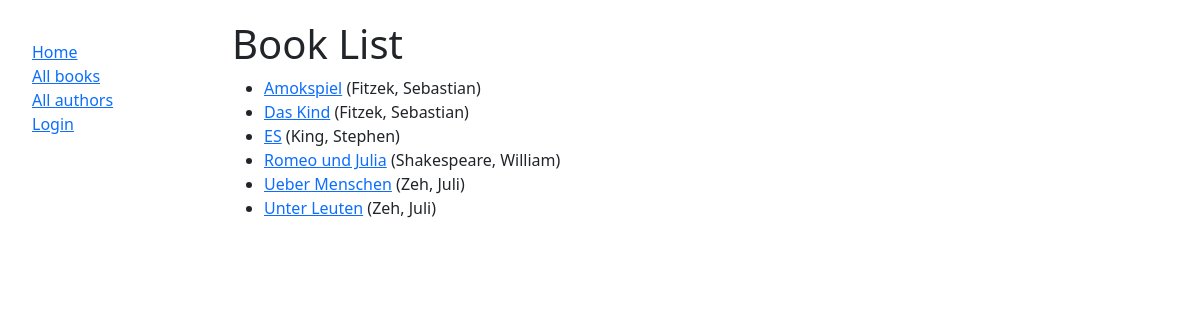
Page /catalog/books on the committed database.
### catalog/models.py (models this page shows, shortened)
class Book(models.Model):
    title = models.CharField(max_length=200)
    author = models.ForeignKey('Author', on_delete=models.SET_NULL, null=True)
    summary = models.TextField(max_length=1000, help_text='Enter a brief description of the book')
    isbn = models.CharField('ISBN', max_length=13, unique=True, help_text='13 Character <a href="https://www.isbn-international.org/content/what-isbn">ISBN number</a>')
    genre = models.ManyToManyField(Genre, help_text='Select a genre for this book')
    def get_absolute_url(self):
        return reverse('book-detail', args=[str(self.id)])
    def display_genre(self):
        """Create a string for the Genre. This is required to display genre in Admin."""
        return ', '.join(genre.name for genre in self.genre.all()[:3])
    display_genre.short_description = 'Genre'
    class Meta:
        ordering = ['title']

class Author(models.Model):
    first_name = models.CharField(max_length=100)
    last_name = models.CharField(max_length=100)
    date_of_birth = models.DateField(null=True, blank=True)
    date_of_death = models.DateField('Died', null=True, blank=True)
    class Meta:
        ordering = ['last_name', 'first_name']
    def __str__(self):
        return f'{self.last_name}, {self.first_name}'

### catalog/views.py (the view)
# urls.py: path('books', views.BookListView.as_view(), name='books'), #class-based view
class BookListView(generic.ListView):
    model = Book

### catalog/templates/catalog/book_list.html
{% extends "base_generic.html" %}
{% block content %}
  <h1>Book List</h1>
  {% if book_list %}
  <ul>
    {% for book in book_list %}
      <li>
        <a href="{{ book.get_absolute_url }}">{{ book.title }}</a> ({{book.author}})
      </li>
    {% endfor %}
  </ul>
  {% else %}
    <p>There are no books in the library.</p>
  {% endif %}
{% endblock %}

### catalog/templates/base_generic.html (shortened to what this page needs)
<!DOCTYPE html>
<html lang="en">
<head>
  <link href="https://cdn.jsdelivr.net/npm/bootstrap@5.1.3/dist/css/bootstrap.min.css" rel="stylesheet">
  {% load static %}
  <link rel="stylesheet" href="{% static 'css/styles.css' %}">
</head>
<body>
  <div class="container-fluid">
    <div class="row">
      <div class="col-sm-2">
      {% block sidebar %}
        <ul class="sidebar-nav">
          <li><a href="{% url 'index' %}">Home</a></li>
          <li><a href="{% url 'books' %}">All books</a></li>
          <li><a href="{% url 'authors' %}">All authors</a></li>
          {% if user.is_authenticated %}
          <li><br><b>Hey {{ user.get_username }},</b> <br>you're currently<br> logged in!</li>
          <li><a href="{% url 'my-borrowed' %}">My Borrowed</a></li>
          <li><a href="{% url 'logout'%}?next={{request.path}}">Logout</a></li>
          {% else %}
          <li><a href="{% url 'login'%}?next={{request.path}}">Login</a></li>
          {% endif %}
        </ul>
     {% endblock %}
      </div>
      <div class="col-sm-10 ">{% block content %}{% endblock %}</div>
    </div>
  </div>
</body>
</html>

### catalog/static/css/styles.css (style rules this page uses)
.container-fluid { margin: 20px; }
.sidebar-nav { margin-top: 20px; padding: 0; list-style: none; }

### rows in the picture
Book: title "Amokspiel", author "Fitzek, Sebastian"
Book: title "Das Kind", author "Fitzek, Sebastian"
Book: title "ES", author "King, Stephen"
Book: title "Romeo und Julia", author "Shakespeare, William"
Book: title "Ueber Menschen", author "Zeh, Juli"
Book: title "Unter Leuten", author "Zeh, Juli"
